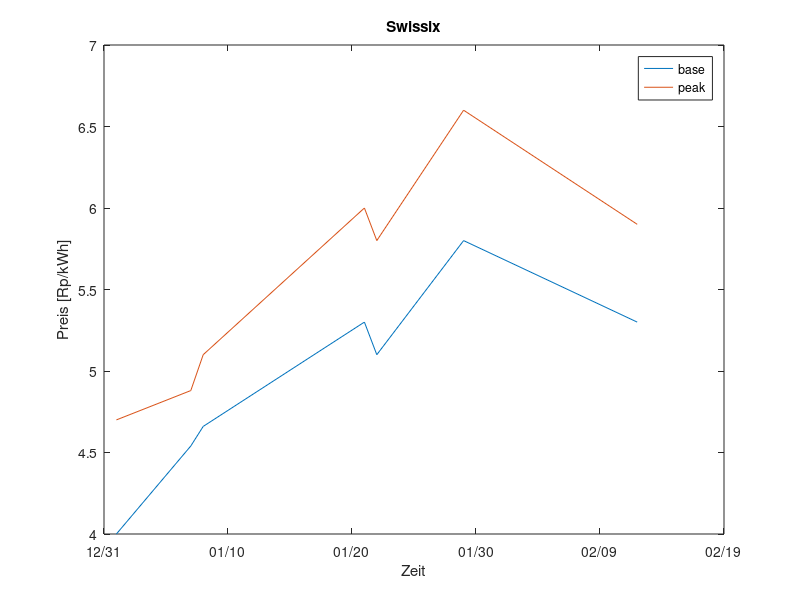

Reproduce this figure in MATLAB.
base = 1;
peak = 2;
%       base    peak    day     date
s = [   4       4.7     1   ;   % 18.09.2015
        4.54    4.88    7   ;   % 24.09.2015
        4.66    5.1     8   ;   % 25.09.2015
        5.3     6.0     21  ;   % 08.10.2015
        5.1     5.8     22  ;   % 09.10.2015
        5.8     6.6     29  ;   % 16.10.2015
        5.3     5.9     43  ;   % 30.10.2015
];

datestr(736224 + s(:,3))

figure(1);
plot(s(:,3), s(:,1), s(:,3), s(:,2));
title('Swissix');
xlabel('Zeit');
ylabel('Preis [Rp/kWh]');
datetick();
legend('base', 'peak');
print -dpdf 'swissix'
